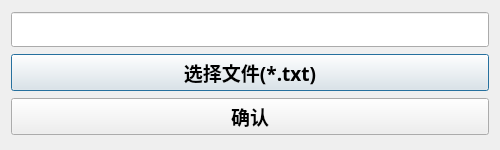
<?xml version="1.0" encoding="UTF-8"?>
<ui version="4.0">
 <class>ImportRobotsDialog</class>
 <widget class="QDialog" name="ImportRobotsDialog">
  <property name="geometry">
   <rect>
    <x>0</x>
    <y>0</y>
    <width>500</width>
    <height>150</height>
   </rect>
  </property>
  <property name="windowTitle">
   <string>导入脚本标签文件</string>
  </property>
  <layout class="QVBoxLayout" name="verticalLayout">
   <item>
    <widget class="QLineEdit" name="lineEdit">
     <property name="minimumSize">
      <size>
       <width>0</width>
       <height>35</height>
      </size>
     </property>
     <property name="readOnly">
      <bool>true</bool>
     </property>
    </widget>
   </item>
   <item>
    <widget class="QPushButton" name="pushButtonChooseFile">
     <property name="minimumSize">
      <size>
       <width>0</width>
       <height>35</height>
      </size>
     </property>
     <property name="font">
      <font>
       <family>Heiti SC</family>
       <pointsize>14</pointsize>
       <weight>75</weight>
       <bold>true</bold>
      </font>
     </property>
     <property name="text">
      <string>选择文件(*.txt)</string>
     </property>
    </widget>
   </item>
   <item>
    <widget class="QPushButton" name="pushButtonCommit">
     <property name="minimumSize">
      <size>
       <width>0</width>
       <height>35</height>
      </size>
     </property>
     <property name="font">
      <font>
       <family>Heiti SC</family>
       <pointsize>14</pointsize>
       <weight>75</weight>
       <bold>true</bold>
      </font>
     </property>
     <property name="text">
      <string>确认</string>
     </property>
    </widget>
   </item>
  </layout>
 </widget>
 <resources/>
 <connections/>
</ui>
